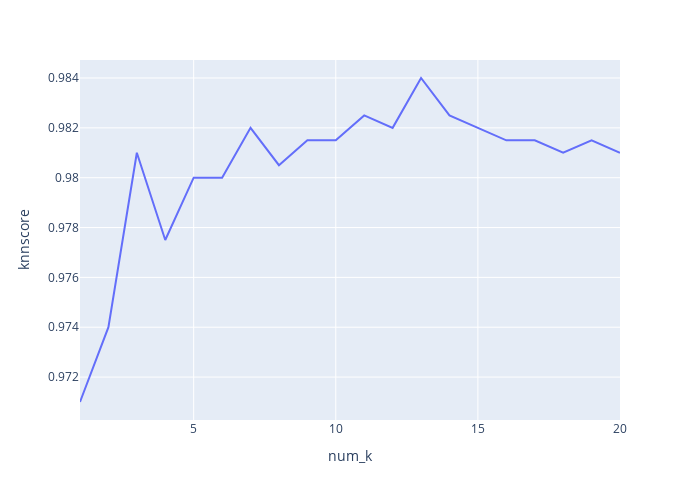

Notebook cell for this chart:
### Markdown cell above
#### Step 5 - Solve for optimal `n_neighbors`

### Code cell
# Loop through attempts to fit kNN using k
# value of 1 through 20 to identify optimal k
num_k = []
knnscore = []
for i in range(1,21):
    num_k.append(i)
    knn = KNeighborsClassifier(n_neighbors=i)
    knn.fit(X_train,y_train)
    knnscore.append(knn.score(X_test,
                              y_test))

# Create df of each k value and corresponding score
pltscore = pd.DataFrame({'num_k': num_k,
                         'knnscore': knnscore})

# Plot score by k value
fig = px.line(pltscore,
              x='num_k',
              y='knnscore',
              width=700,
              height=500)
fig.show()

### Figure 1 — Plotly figure (JSON) as saved in the notebook; plotly's stock layout.template omitted (floating-point values rounded to 4 significant figures)
{"data": [{"hovertemplate": "num_k=%{x}<br>knnscore=%{y}<extra></extra>", "legendgroup": "", "line": {"color": "#636efa", "dash": "solid"}, "marker": {"symbol": "circle"}, "mode": "lines", "name": "", "orientation": "v", "showlegend": false, "type": "scatter", "x": [1, 2, 3, 4, 5, 6, 7, 8, 9, 10, 11, 12, 13, 14, 15, 16, 17, 18, 19, 20], "xaxis": "x", "y": [0.971, 0.974, 0.981, 0.9775, 0.98, 0.98, 0.982, 0.9805, 0.9815, 0.9815, 0.9825, 0.982, 0.984, 0.9825, 0.982, 0.9815, 0.9815, 0.981, 0.9815, 0.981], "yaxis": "y"}], "layout": {"height": 500, "legend": {"tracegroupgap": 0}, "margin": {"t": 60}, "width": 700, "xaxis": {"anchor": "y", "domain": [0, 1], "title": {"text": "num_k"}}, "yaxis": {"anchor": "x", "domain": [0, 1], "title": {"text": "knnscore"}}}}
